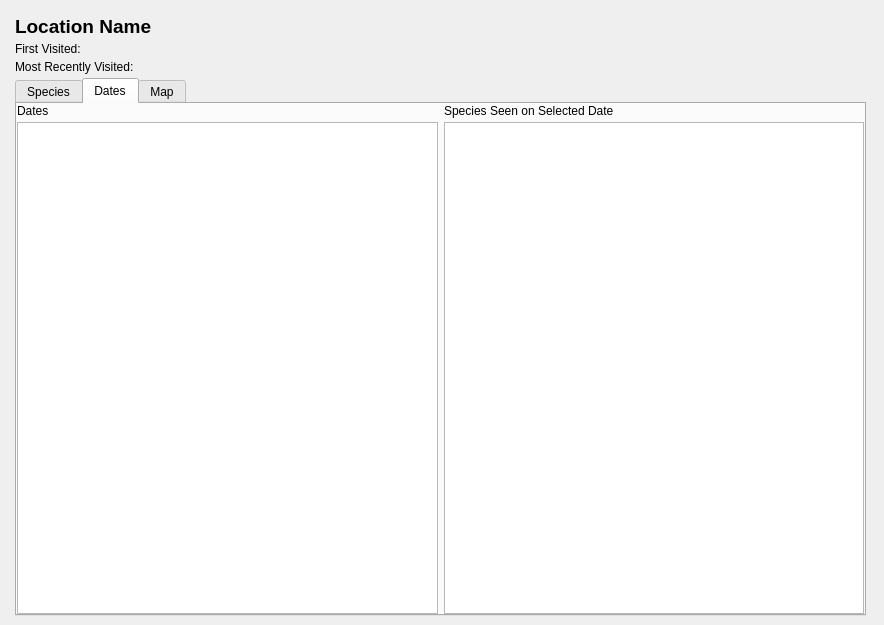
<?xml version="1.0" encoding="UTF-8"?>
<ui version="4.0">
 <class>frmLocation</class>
 <widget class="QWidget" name="frmLocation">
  <property name="geometry">
   <rect>
    <x>0</x>
    <y>0</y>
    <width>884</width>
    <height>625</height>
   </rect>
  </property>
  <property name="sizePolicy">
   <sizepolicy hsizetype="Preferred" vsizetype="Preferred">
    <horstretch>0</horstretch>
    <verstretch>0</verstretch>
   </sizepolicy>
  </property>
  <property name="windowTitle">
   <string>Location Report</string>
  </property>
  <property name="windowIcon">
   <iconset resource="icons.qrc">
    <normaloff>:/icon_location.png</normaloff>:/icon_location.png</iconset>
  </property>
  <widget class="QScrollArea" name="scrollArea">
   <property name="geometry">
    <rect>
     <x>10</x>
     <y>10</y>
     <width>861</width>
     <height>611</height>
    </rect>
   </property>
   <property name="frameShape">
    <enum>QFrame::NoFrame</enum>
   </property>
   <property name="frameShadow">
    <enum>QFrame::Plain</enum>
   </property>
   <property name="widgetResizable">
    <bool>true</bool>
   </property>
   <widget class="QWidget" name="scrollAreaWidgetContents">
    <property name="geometry">
     <rect>
      <x>0</x>
      <y>0</y>
      <width>861</width>
      <height>611</height>
     </rect>
    </property>
    <layout class="QVBoxLayout" name="verticalLayout">
     <property name="spacing">
      <number>4</number>
     </property>
     <property name="leftMargin">
      <number>5</number>
     </property>
     <property name="topMargin">
      <number>5</number>
     </property>
     <property name="rightMargin">
      <number>5</number>
     </property>
     <property name="bottomMargin">
      <number>5</number>
     </property>
     <item>
      <widget class="QLabel" name="lblLocation">
       <property name="sizePolicy">
        <sizepolicy hsizetype="Expanding" vsizetype="Preferred">
         <horstretch>0</horstretch>
         <verstretch>0</verstretch>
        </sizepolicy>
       </property>
       <property name="font">
        <font>
         <pointsize>14</pointsize>
         <weight>75</weight>
         <bold>true</bold>
        </font>
       </property>
       <property name="text">
        <string>Location Name</string>
       </property>
      </widget>
     </item>
     <item>
      <widget class="QLabel" name="lblFirstVisited">
       <property name="sizePolicy">
        <sizepolicy hsizetype="Expanding" vsizetype="Preferred">
         <horstretch>0</horstretch>
         <verstretch>0</verstretch>
        </sizepolicy>
       </property>
       <property name="text">
        <string>First Visited:</string>
       </property>
      </widget>
     </item>
     <item>
      <widget class="QLabel" name="lblMostRecentlyVisited">
       <property name="sizePolicy">
        <sizepolicy hsizetype="Expanding" vsizetype="Preferred">
         <horstretch>0</horstretch>
         <verstretch>0</verstretch>
        </sizepolicy>
       </property>
       <property name="text">
        <string>Most Recently Visited:</string>
       </property>
      </widget>
     </item>
     <item>
      <widget class="QTabWidget" name="tabLocation">
       <property name="currentIndex">
        <number>1</number>
       </property>
       <widget class="QWidget" name="tabDates">
        <attribute name="title">
         <string>Species</string>
        </attribute>
        <layout class="QVBoxLayout" name="verticalLayout_2">
         <property name="spacing">
          <number>0</number>
         </property>
         <property name="leftMargin">
          <number>0</number>
         </property>
         <property name="topMargin">
          <number>0</number>
         </property>
         <property name="rightMargin">
          <number>0</number>
         </property>
         <property name="bottomMargin">
          <number>0</number>
         </property>
         <item>
          <widget class="QLabel" name="lblSpecies">
           <property name="text">
            <string>Species</string>
           </property>
          </widget>
         </item>
         <item>
          <widget class="QTableWidget" name="tblSpecies">
           <property name="sizePolicy">
            <sizepolicy hsizetype="Expanding" vsizetype="Expanding">
             <horstretch>0</horstretch>
             <verstretch>0</verstretch>
            </sizepolicy>
           </property>
           <property name="frameShape">
            <enum>QFrame::StyledPanel</enum>
           </property>
           <property name="horizontalScrollBarPolicy">
            <enum>Qt::ScrollBarAlwaysOff</enum>
           </property>
           <property name="editTriggers">
            <set>QAbstractItemView::NoEditTriggers</set>
           </property>
           <property name="sortingEnabled">
            <bool>true</bool>
           </property>
           <attribute name="horizontalHeaderVisible">
            <bool>false</bool>
           </attribute>
           <attribute name="horizontalHeaderHighlightSections">
            <bool>false</bool>
           </attribute>
           <attribute name="verticalHeaderVisible">
            <bool>false</bool>
           </attribute>
           <attribute name="verticalHeaderHighlightSections">
            <bool>false</bool>
           </attribute>
          </widget>
         </item>
        </layout>
       </widget>
       <widget class="QWidget" name="tab">
        <attribute name="title">
         <string>Dates</string>
        </attribute>
        <layout class="QHBoxLayout" name="horizontalLayout">
         <property name="leftMargin">
          <number>0</number>
         </property>
         <property name="topMargin">
          <number>0</number>
         </property>
         <property name="rightMargin">
          <number>0</number>
         </property>
         <property name="bottomMargin">
          <number>0</number>
         </property>
         <item>
          <widget class="QFrame" name="frame">
           <property name="sizePolicy">
            <sizepolicy hsizetype="Expanding" vsizetype="Expanding">
             <horstretch>0</horstretch>
             <verstretch>0</verstretch>
            </sizepolicy>
           </property>
           <property name="frameShape">
            <enum>QFrame::NoFrame</enum>
           </property>
           <property name="frameShadow">
            <enum>QFrame::Plain</enum>
           </property>
           <property name="lineWidth">
            <number>0</number>
           </property>
           <layout class="QVBoxLayout" name="verticalLayout_3">
            <property name="spacing">
             <number>4</number>
            </property>
            <property name="leftMargin">
             <number>0</number>
            </property>
            <property name="topMargin">
             <number>0</number>
            </property>
            <property name="rightMargin">
             <number>0</number>
            </property>
            <property name="bottomMargin">
             <number>0</number>
            </property>
            <item>
             <widget class="QLabel" name="lblDatesSeen">
              <property name="sizePolicy">
               <sizepolicy hsizetype="Expanding" vsizetype="Preferred">
                <horstretch>0</horstretch>
                <verstretch>0</verstretch>
               </sizepolicy>
              </property>
              <property name="text">
               <string>Dates</string>
              </property>
             </widget>
            </item>
            <item>
             <widget class="QTableWidget" name="tblDates">
              <property name="sizePolicy">
               <sizepolicy hsizetype="Expanding" vsizetype="Expanding">
                <horstretch>0</horstretch>
                <verstretch>0</verstretch>
               </sizepolicy>
              </property>
              <property name="frameShape">
               <enum>QFrame::StyledPanel</enum>
              </property>
              <property name="horizontalScrollBarPolicy">
               <enum>Qt::ScrollBarAlwaysOff</enum>
              </property>
              <property name="editTriggers">
               <set>QAbstractItemView::NoEditTriggers</set>
              </property>
              <property name="sortingEnabled">
               <bool>true</bool>
              </property>
              <attribute name="horizontalHeaderVisible">
               <bool>false</bool>
              </attribute>
              <attribute name="horizontalHeaderHighlightSections">
               <bool>false</bool>
              </attribute>
              <attribute name="verticalHeaderVisible">
               <bool>false</bool>
              </attribute>
              <attribute name="verticalHeaderHighlightSections">
               <bool>false</bool>
              </attribute>
             </widget>
            </item>
           </layout>
          </widget>
         </item>
         <item>
          <widget class="QFrame" name="frame_2">
           <property name="frameShape">
            <enum>QFrame::NoFrame</enum>
           </property>
           <property name="frameShadow">
            <enum>QFrame::Plain</enum>
           </property>
           <property name="lineWidth">
            <number>0</number>
           </property>
           <layout class="QVBoxLayout" name="verticalLayout_4">
            <property name="spacing">
             <number>4</number>
            </property>
            <property name="leftMargin">
             <number>0</number>
            </property>
            <property name="topMargin">
             <number>0</number>
            </property>
            <property name="rightMargin">
             <number>0</number>
            </property>
            <property name="bottomMargin">
             <number>0</number>
            </property>
            <item>
             <widget class="QLabel" name="lblSpeciesSeen">
              <property name="text">
               <string>Species Seen on Selected Date</string>
              </property>
             </widget>
            </item>
            <item>
             <widget class="QListWidget" name="lstSpecies">
              <property name="editTriggers">
               <set>QAbstractItemView::NoEditTriggers</set>
              </property>
              <property name="showDropIndicator" stdset="0">
               <bool>false</bool>
              </property>
              <property name="spacing">
               <number>2</number>
              </property>
              <property name="sortingEnabled">
               <bool>false</bool>
              </property>
             </widget>
            </item>
           </layout>
          </widget>
         </item>
        </layout>
       </widget>
       <widget class="QWidget" name="tabMap">
        <attribute name="title">
         <string>Map</string>
        </attribute>
        <layout class="QHBoxLayout" name="horizontalLayout_2"/>
       </widget>
      </widget>
     </item>
    </layout>
   </widget>
  </widget>
 </widget>
 <resources>
  <include location="icons.qrc"/>
 </resources>
 <connections/>
</ui>
